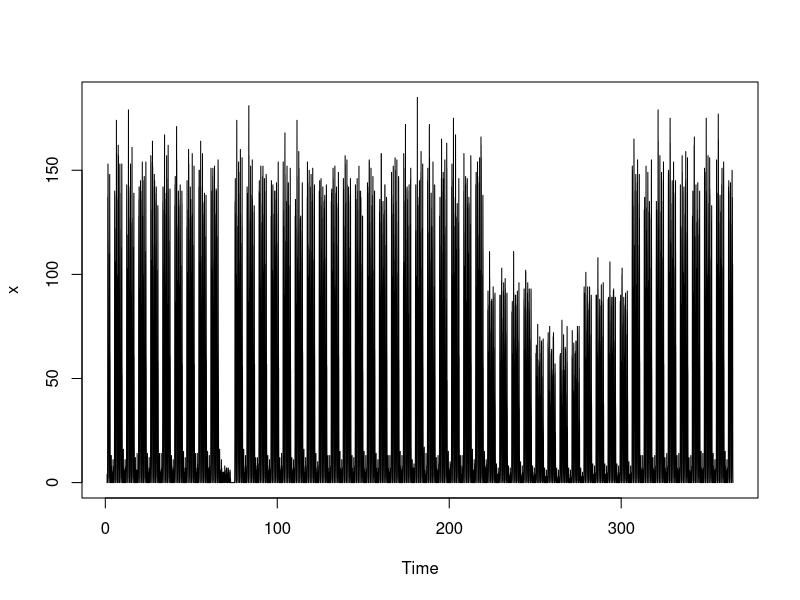
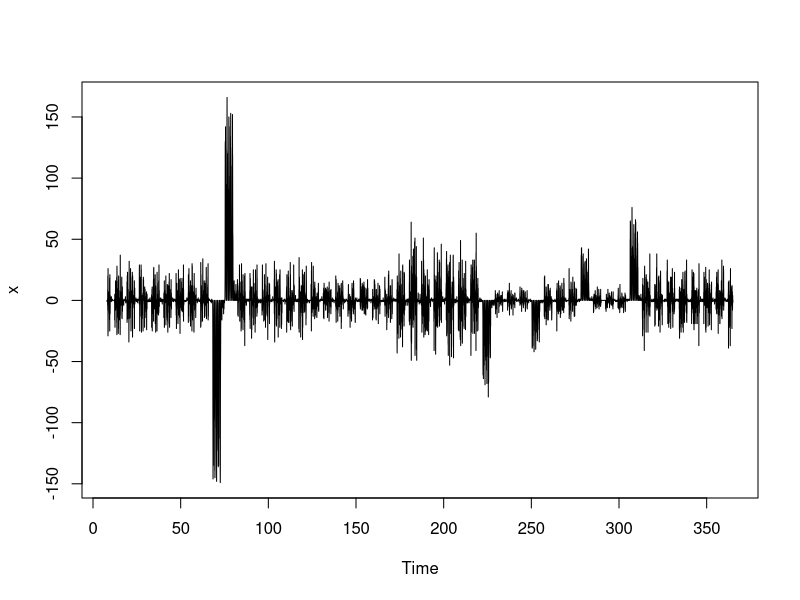
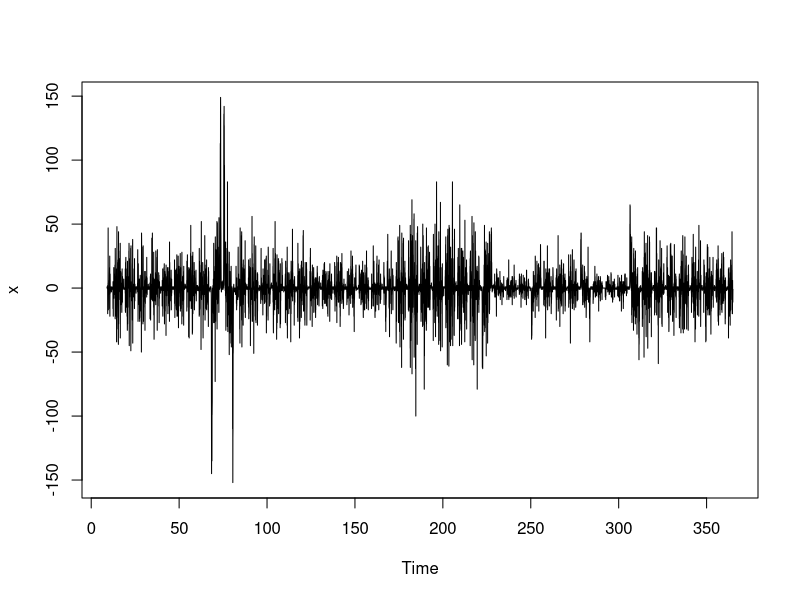
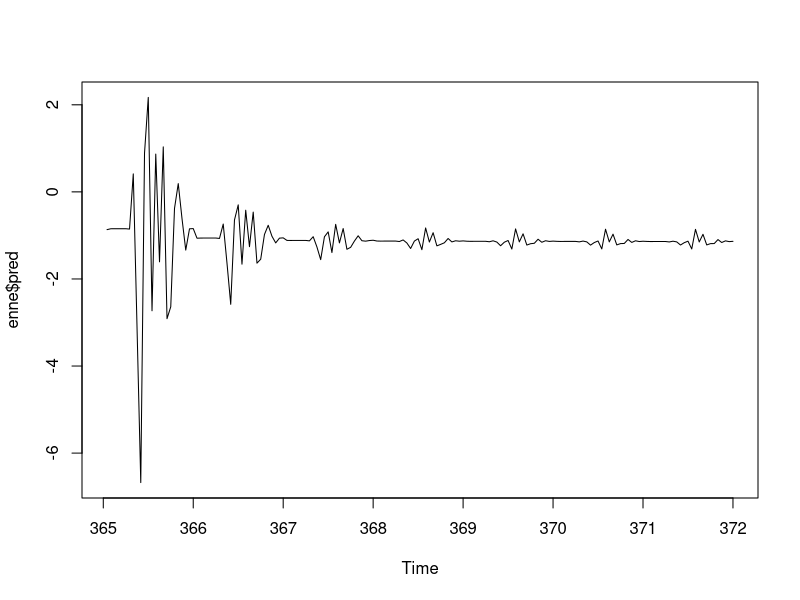
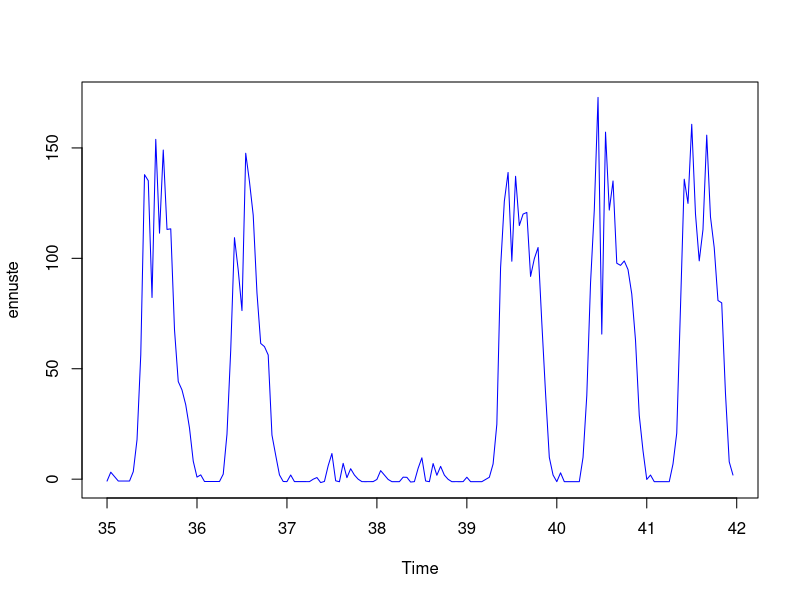

These charts were generated, in order, by the following R code:
df <- read.csv("annual_people_flow_nov.csv", sep=",")
df <- df[-c(1)]

df_series <- ts(df, start = 1, frequency = 24)
plot.ts(df_series)

L1 <- 168
L2 <- 24

diff168 <- diff(df_series,lag=168,differences=1)
diff24 <- diff(diff168, lag=24, differences=1)
plot.ts(diff168)
plot.ts(diff24)

model <- arima(diff168,order=c(0,1,2),seasonal=list(order=c(1,1,1),period=24))
enne <- predict(model,n.ahead=168)
plot.ts(enne$pred)

ennuste <- c(1:168)
clyla = c(1:168)
clala = c(1:168)
for(x in 1:length(ennuste)) {
  ennuste[x] <- df_series[168-L1+x]+enne$pred[x]
  clyla[x] = ennuste[x] + 1.96*enne$se[x]
  clala[x] = ennuste[x] - 1.96*enne$se[x]
}
ennuste = ts(ennuste, start = c(35,1), frequency = 24)
clyla = ts(clyla, start = c(35,1), frequency = 24)
clala = ts(clala, start = c(35,1), frequency = 24)
ts.plot(ennuste, col = c("blue"))
ennuste[ennuste <0] <- 0

write.csv(ennuste, file="people_flow_pred_nov.csv")

#Create binary vector and constant factor normalized to maximum employee count

df_binary <- df
df_binary[df_binary > 0] <- 1
write.csv(df_binary, "people_flow_binary.csv")

ennuste_binary <- ennuste
as.data.frame(ennuste_binary)
ennuste_binary[ennuste_binary > 0] <- 1
write.csv(ennuste_binary, "people_flow_pred_binary.csv")

df_constant <- df
empl <- max(df_constant)
df_final <- df_constant / empl
write.csv(df_final, "people_constant_factor.csv")

df_pred_constant <- ennuste
df_pred_final <- df_pred_constant / empl
write.csv(df_pred_final, "people_pred_constant_factor.csv")
